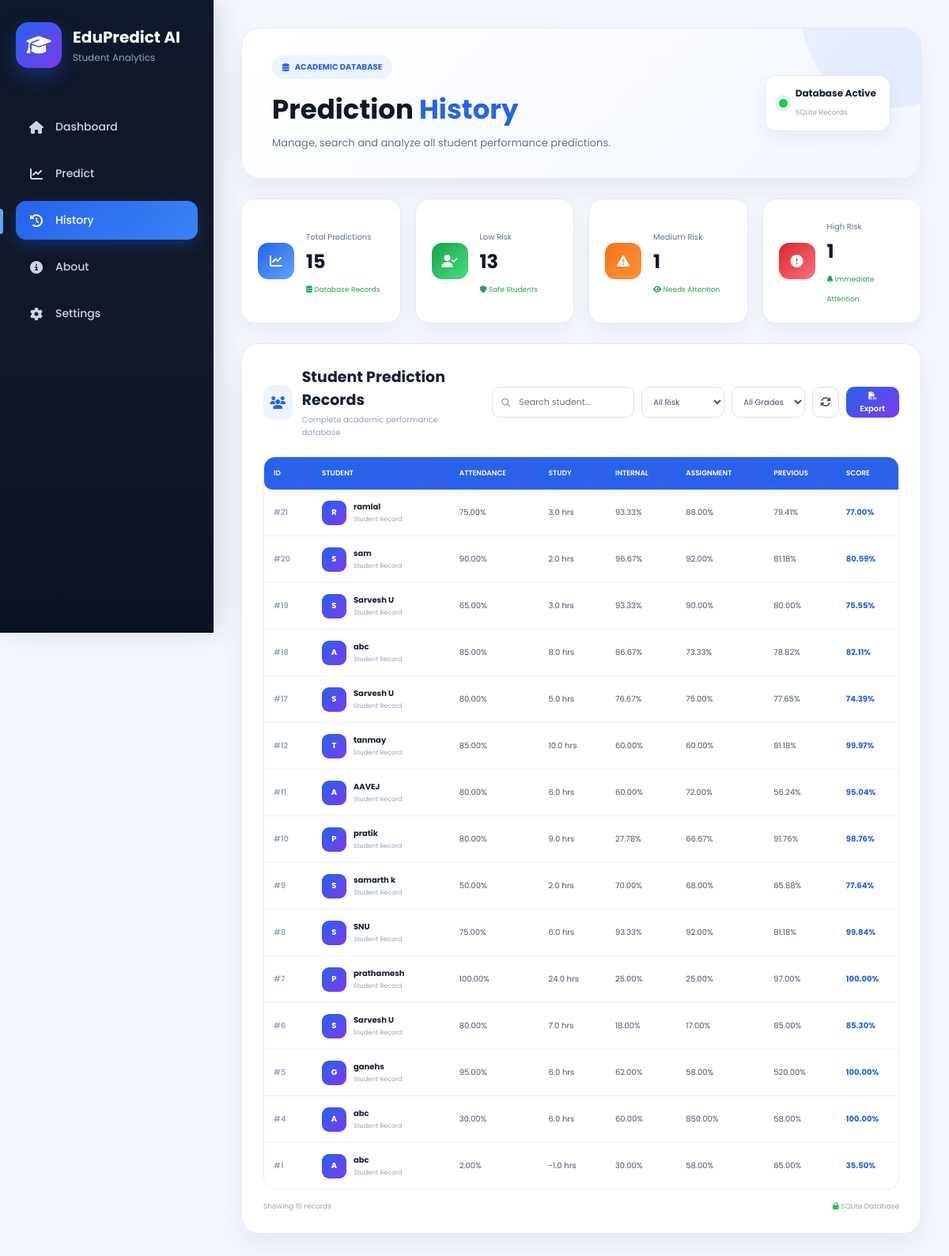
The app's page /history with its own data.
### tables this page shows
CREATE TABLE students (

    id INTEGER PRIMARY KEY AUTOINCREMENT,

    name TEXT NOT NULL,

    attendance REAL,

    study_hours REAL,

    internal_marks REAL,

    assignment_marks REAL,

    previous_marks REAL,

    predicted_score REAL,

    grade TEXT,

    risk TEXT

);

### app.py (the view)
@app.route("/history")
def history():
    conn = sqlite3.connect("students.db")
    conn.row_factory = sqlite3.Row
    cursor = conn.cursor()
    cursor.execute("""
        SELECT *
        FROM students
        ORDER BY id DESC
    """)
    students = cursor.fetchall()
    conn.close()
    return render_template(
        "history.html",
        students=students
    )

### templates/history.html (shortened to what this page needs)
<!DOCTYPE html>
<html lang="en">
<head>
    <link rel="stylesheet"
          href="{{ url_for('static', filename='css/style.css') }}">
    <link rel="stylesheet"
          href="https://cdnjs.cloudflare.com/ajax/libs/font-awesome/6.7.2/css/all.min.css">
</head>
<body>
<div class="container">
    <aside class="sidebar">
        <div class="logo">
            <div class="logo-icon">
                <i class="fas fa-graduation-cap"></i>
            </div>
            <div>
                <h2>EduPredict AI</h2>
                <p>Student Analytics</p>
            </div>
        </div>
        <nav>
            <a href="{{ url_for('home') }}">
                <i class="fas fa-home"></i>
                Dashboard
            </a>
            <a href="{{ url_for('predict') }}">
                <i class="fas fa-chart-line"></i>
                Predict
            </a>
            <a href="{{ url_for('history') }}"
               class="active">
                <i class="fas fa-clock-rotate-left"></i>
                History
            </a>
            <a href="{{ url_for('about') }}">
                <i class="fas fa-circle-info"></i>
                About
            </a>
            <a href="{{ url_for('settings') }}">
                <i class="fas fa-gear"></i>
                Settings
            </a>
        </nav>
    </aside>
    <main class="main-content history-page">
        <section class="history-hero">
            <div class="history-hero-content">
                <span class="hero-badge">
                    <i class="fas fa-database"></i>
                    ACADEMIC DATABASE
                </span>
                <h1>
                    Prediction
                    <span>History</span>
                </h1>
                <p>
                    Manage, search and analyze all student
                    performance predictions.
                </p>
            </div>
            <div class="hero-status">
                <span class="status-dot"></span>
                <div>
                    <strong>Database Active</strong>
                    <small>SQLite Records</small>
                </div>
            </div>
        </section>
        <section class="history-stats">
            <div class="history-stat blue-stat">
                <div class="stat-icon">
                    <i class="fas fa-chart-line"></i>
                </div>
                <div>
                    <span>Total Predictions</span>
                    <h2>{{ students|length }}</h2>
                    <small>
                        <i class="fas fa-database"></i>
                        Database Records
                    </small>
                </div>
            </div>
            <div class="history-stat green-stat">
                <div class="stat-icon">
                    <i class="fas fa-user-check"></i>
                </div>
                <div>
                    <span>Low Risk</span>
                    <h2 id="lowRiskCount">0</h2>
                    <small>
                        <i class="fas fa-shield"></i>
                        Safe Students
                    </small>
                </div>
            </div>
            <div class="history-stat orange-stat">
                <div class="stat-icon">
                    <i class="fas fa-triangle-exclamation"></i>
                </div>
                <div>
                    <span>Medium Risk</span>
                    <h2 id="mediumRiskCount">0</h2>
                    <small>
                        <i class="fas fa-eye"></i>
                        Needs Attention
                    </small>
                </div>
            </div>
            <div class="history-stat red-stat">
                <div class="stat-icon">
                    <i class="fas fa-circle-exclamation"></i>
                </div>
                <div>
                    <span>High Risk</span>
                    <h2 id="highRiskCount">0</h2>
                    <small>
                        <i class="fas fa-bell"></i>
                        Immediate Attention
                    </small>
                </div>
            </div>
        </section>
        <section class="history-card">
            <div class="history-toolbar">
                <div class="history-title">
                    <div class="history-title-icon">
                        <i class="fas fa-users"></i>
                    </div>
                    <div>
                        <h2>
                            Student Prediction Records
                        </h2>
                        <p>
                            Complete academic performance database
                        </p>
                    </div>
                </div>
                <div class="history-actions">
                    <div class="search-box">
                        <i class="fas fa-search"></i>
                        <input
                            type="text"
                            id="searchInput"
                            placeholder="Search student...">
                    </div>
                    <select
                        id="riskFilter"
                        class="filter-select">
                        <option value="all">
                            All Risk
                        </option>
                    </select>
                    <select
                        id="gradeFilter"
                        class="filter-select">
                        <option value="all">
                            All Grades
                        </option>
                    </select>
                    <button
                        class="icon-btn"
                        onclick="location.reload()"
                        title="Refresh">
                        <i class="fas fa-rotate"></i>
                    </button>
                    <button
                        class="export-btn"
                        onclick="exportCSV()">
                        <i class="fas fa-file-csv"></i>
                        Export
                    </button>
                </div>
            </div>
            {% if students %}
            <div class="table-wrapper">
                <table id="historyTable">
                    <thead>
                        <tr>
                            <th>ID</th>
                            <th>STUDENT</th>
                            <th>ATTENDANCE</th>
                            <th>STUDY</th>
                            <th>INTERNAL</th>
                            <th>ASSIGNMENT</th>
                            <th>PREVIOUS</th>
                            <th>SCORE</th>
                        </tr>
                    </thead>
                    <tbody>
                    {% for student in students %}
                    <tr
                        data-name="{{ student['name']|lower }}"
                        data-risk="{{ student['risk'] }}"
                        data-grade="{{ student['grade'] }}">
                        <td>
                            <span class="record-id">
                                #{{ student["id"] }}
                            </span>
                        </td>
                        <td>
                            <div class="student-cell">
                                <div class="student-avatar">
                                    {{ student["name"][0]|upper }}
                                </div>
                                <div>
                                    <strong>
                                        {{ student["name"] }}
                                    </strong>
                                    <small>
                                        Student Record
                                    </small>
                                </div>
                            </div>
                        </td>
                        <td>
                            <div class="progress-value">
                                <span>
                                    {{ "%.2f"|format(
                                    student["attendance"]|float
                                    ) }}%
                                </span>
                            </div>
                        </td>
                        <td>
                            <span class="normal-value">
                                {{ "%.1f"|format(
                                student["study_hours"]|float
                                ) }}
                                hrs
                            </span>
                        </td>
                        <td>
                            {{ "%.2f"|format(
                            student["internal_marks"]|float
                            ) }}%
                        </td>
                        <td>
                            {{ "%.2f"|format(
                            student["assignment_marks"]|float
                            ) }}%
                        </td>
                        <td>
                            {{ "%.2f"|format(
                            student["previous_marks"]|float
                            ) }}%
                        </td>
                        <td>
                            <strong class="score">
                                {{ "%.2f"|format(
                                student["predicted_score"]|float
                                ) }}%
                            </strong>
                        </td>
                    </tr>
                    {% endfor %}
                    </tbody>
                </table>
            </div>
            <div class="table-footer">
                <span id="resultCount">
                    Showing {{ students|length }}
                    records
                </span>
                <span>
                    <i class="fas fa-lock"></i>
                    SQLite Database
                </span>
            </div>
            {% endif %}
        </section>
    </main>
</div>
</body>
</html>

### records on screen
students: id "21", name "R", name "ramlal", attendance "75.00", study_hours "3.0", internal_marks "93.33", assignment_marks "88.00", previous_marks "79.41", predicted_score "77.00"
students: id "20", name "S", name "sam", attendance "90.00", study_hours "2.0", internal_marks "96.67", assignment_marks "92.00", previous_marks "81.18", predicted_score "80.59"
students: id "19", name "S", name "Sarvesh U", attendance "65.00", study_hours "3.0", internal_marks "93.33", assignment_marks "90.00", previous_marks "80.00", predicted_score "75.55"
students: id "18", name "A", name "abc", attendance "85.00", study_hours "8.0", internal_marks "86.67", assignment_marks "73.33", previous_marks "78.82", predicted_score "82.11"
students: id "17", name "S", name "Sarvesh U", attendance "80.00", study_hours "5.0", internal_marks "76.67", assignment_marks "75.00", previous_marks "77.65", predicted_score "74.39"
students: id "12", name "T", name "tanmay", attendance "85.00", study_hours "10.0", internal_marks "60.00", assignment_marks "60.00", previous_marks "81.18", predicted_score "99.97"
students: id "11", name "A", name "AAVEJ", attendance "80.00", study_hours "6.0", internal_marks "60.00", assignment_marks "72.00", previous_marks "56.24", predicted_score "95.04"
students: id "10", name "P", name "pratik", attendance "80.00", study_hours "9.0", internal_marks "27.78", assignment_marks "66.67", previous_marks "91.76", predicted_score "98.76"
students: id "9", name "S", name "samarth k", attendance "50.00", study_hours "2.0", internal_marks "70.00", assignment_marks "68.00", previous_marks "65.88", predicted_score "77.64"
students: id "8", name "S", name "SNU", attendance "75.00", study_hours "6.0", internal_marks "93.33", assignment_marks "92.00", previous_marks "81.18", predicted_score "99.84"
students: id "7", name "P", name "prathamesh", attendance "100.00", study_hours "24.0", internal_marks "25.00", assignment_marks "25.00", previous_marks "97.00", predicted_score "100.00"
students: id "6", name "S", name "Sarvesh U", attendance "80.00", study_hours "7.0", internal_marks "18.00", assignment_marks "17.00", previous_marks "85.00", predicted_score "85.30"
students: id "5", name "G", name "ganehs", attendance "95.00", study_hours "6.0", internal_marks "62.00", assignment_marks "58.00", previous_marks "520.00", predicted_score "100.00"
students: id "4", name "A", name "abc", attendance "30.00", study_hours "6.0", internal_marks "60.00", assignment_marks "850.00", previous_marks "58.00", predicted_score "100.00"
students: id "1", name "A", name "abc", attendance "2.00", study_hours "-1.0", internal_marks "30.00", assignment_marks "58.00", previous_marks "65.00", predicted_score "35.50"

### other values on screen
{{ students|length }} "15"
